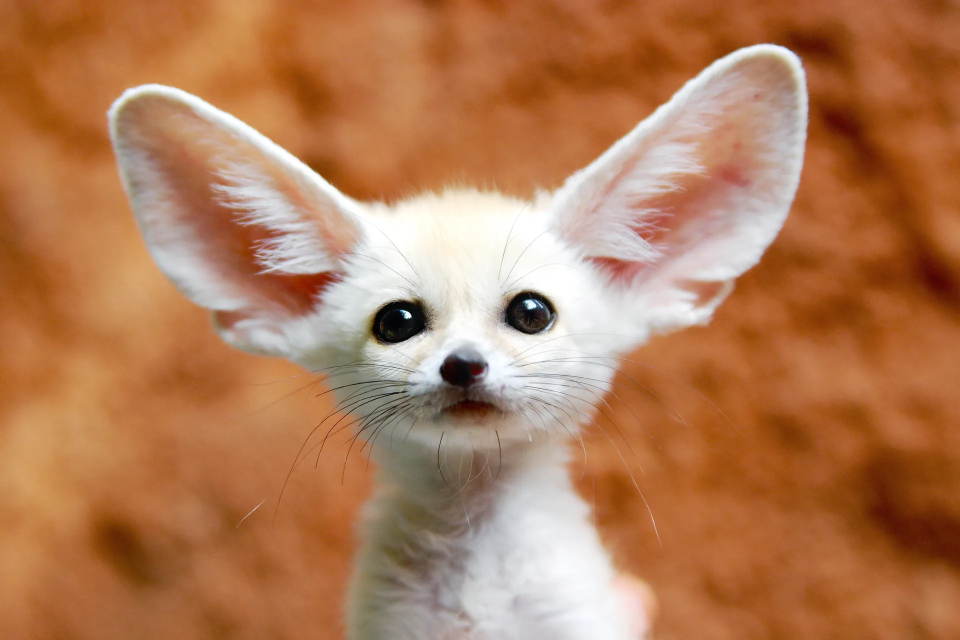
#> input picture puppy.webp, 1920 x 1280 px (shown at 1/2 size)
$ jupyter execute Histogram_Equalization.ipynb
#> lines starting #> are read from the running program, lines starting #| are printed output that depends on the picture
# Ex. No: 03
# Histogram of an Images

**Name:** Sanjay Sivaramakrishnan M    **Reg. No:** 212223240151

[cell 1]
import cv2
import numpy as np
import matplotlib.pyplot as plt

Histogram Equalization for Grayscale Images

[cell 2]
# Read the image in grayscale format.
img = cv2.imread('./puppy.webp', cv2.IMREAD_GRAYSCALE)
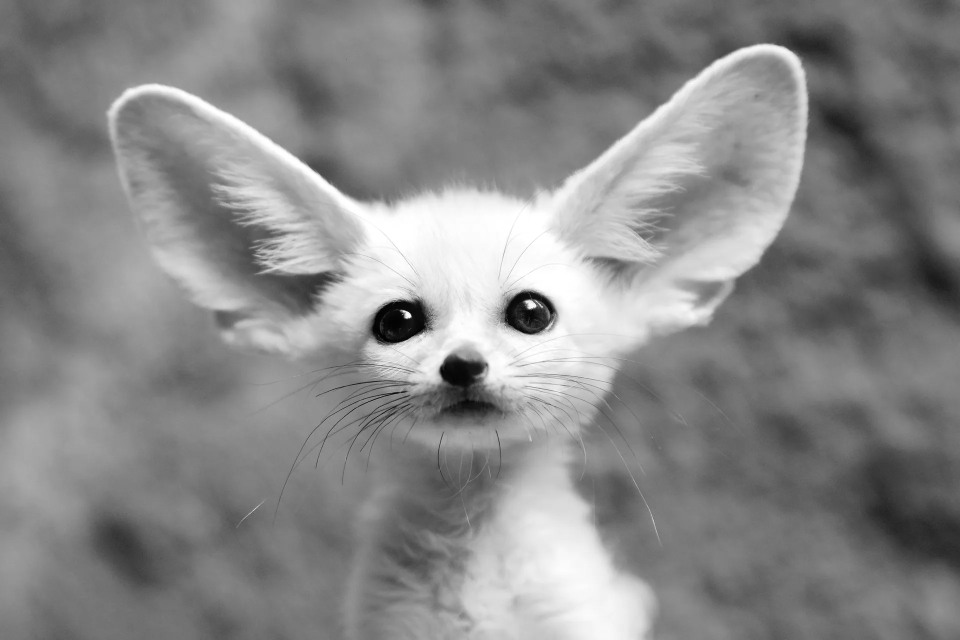
#> img: shape (1280, 1920) (shown at 1/2 size); min 0, max 255, mean 136.1

[cell 3]
# Display the images.
plt.imshow(img, cmap='gray')
plt.title('Original Image')
plt.show()

[cell 4]
# Display the images
plt.hist(img.ravel(),256,range = [0, 256]);
plt.title('Original Image')
plt.show()
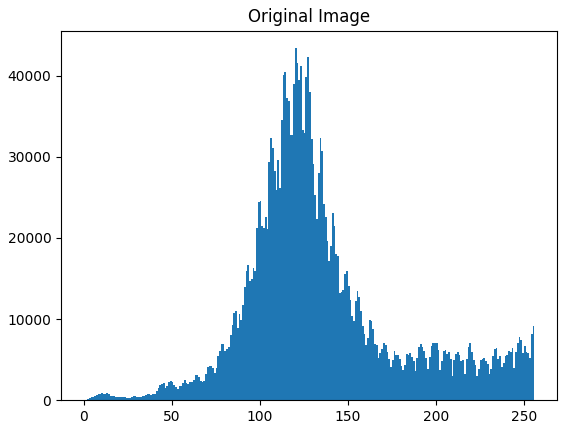
#> figure drawn by matplotlib, 1 panel; tallest bar 43383 high, from x = 120 to 121

[cell 5]
# Equalize histogram
img_eq = cv2.equalizeHist(img)
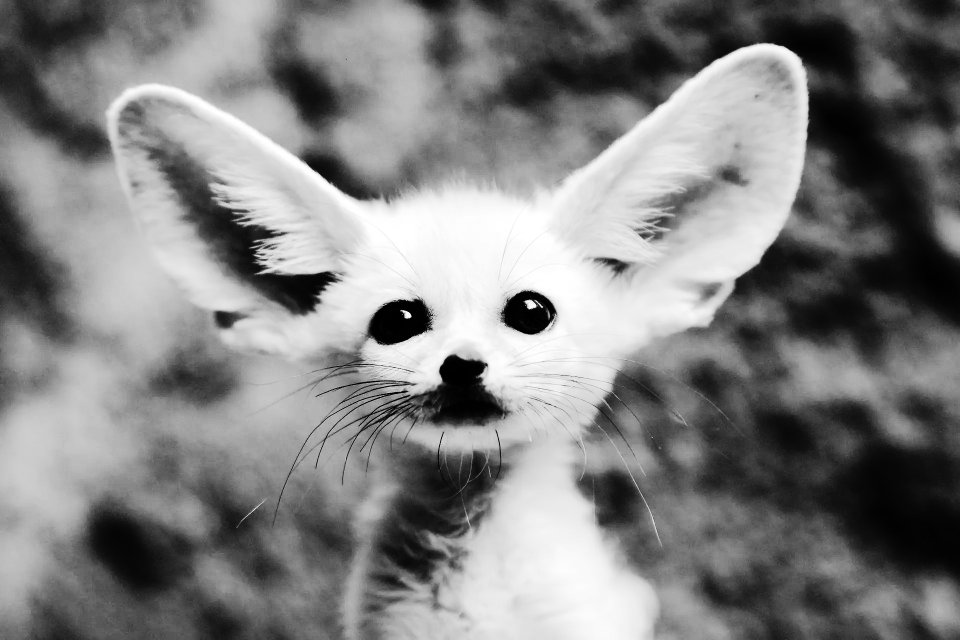
#> img_eq: shape (1280, 1920) (shown at 1/2 size); min 0, max 255, mean 128.6

[cell 6]
# Display the images.
plt.hist(img_eq.ravel(), 256, range = [0, 256])
plt.title('Equalized Histogram')
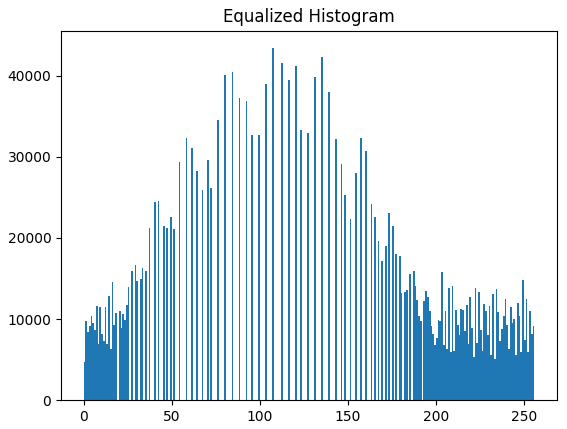
#> figure drawn by matplotlib, 1 panel; tallest bar 43383 high, from x = 107 to 108

[cell 7]
# Display the images.
plt.imshow(img_eq, cmap='gray')
plt.title('Equalized Image')
plt.show()

# Histogram Equalization for Color Images

* WORKFLOW
- Tranform the image to HSV colorspace.
- Perform histogram equalization only on the V channel.
- Transform the image back to RGB colorspace.

[cell 8]
# Read the color image.
img = cv2.imread('./puppy.webp', cv2.IMREAD_COLOR)
#> img is the input picture: shape (1280, 1920, 3); mean B, G, R 86.9, 124.2, 178.1

[cell 9]
# Convert to HSV.
img_hsv = cv2.cvtColor(img, cv2.COLOR_BGR2HSV)
#> img_hsv: shape (1280, 1920, 3); mean H, S, V 23.6, 138.6, 178.5

[cell 10]
# Perform histogram equalization only on the V channel, for value intensity.
img_hsv[:,:,2] = cv2.equalizeHist(img_hsv[:, :, 2])
#> img_hsv: shape (1280, 1920, 3); mean H, S, V 23.6, 138.6, 128.9

[cell 11]
# Convert back to BGR format.
img_eq = cv2.cvtColor(img_hsv, cv2.COLOR_HSV2BGR)
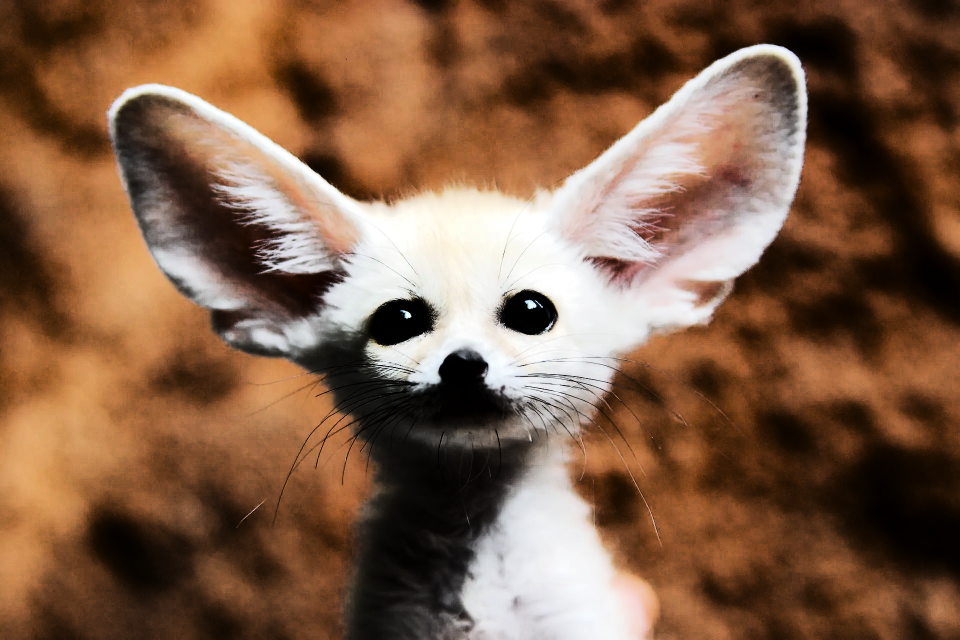
#> img_eq: shape (1280, 1920, 3) (shown at 1/2 size); mean B, G, R 71.1, 94.4, 128.5

[cell 12]
plt.imshow(img_eq[:,:,::-1]);
plt.title('Equalized Image');
plt.show()

[cell 13]
plt.hist(img_eq.ravel(),256,range = [0, 256]);
plt.title('Histogram Equalized');
plt.show()
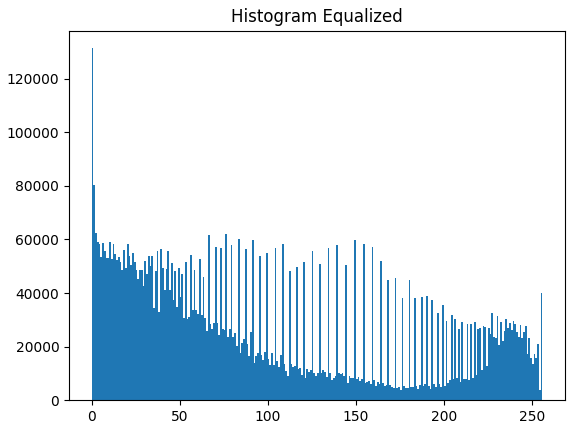
#> figure drawn by matplotlib, 1 panel; tallest bar 131388 high, from x = 0 to 1

[cell 14]
# Display the images.
plt.figure(figsize = (20,10))
plt.subplot(221); plt.imshow(img[:, :, ::-1]); plt.title('Original Color Image')
plt.subplot(222); plt.imshow(img_eq[:, :, ::-1]); plt.title('Equalized Image')
plt.subplot(223); plt.hist(img.ravel(),256,range = [0, 256]); plt.title('Original Image')
plt.subplot(224); plt.hist(img_eq.ravel(),256,range = [0, 256]); plt.title('Histogram Equalized');plt.show()
#> after `plt.subplot(224)`:
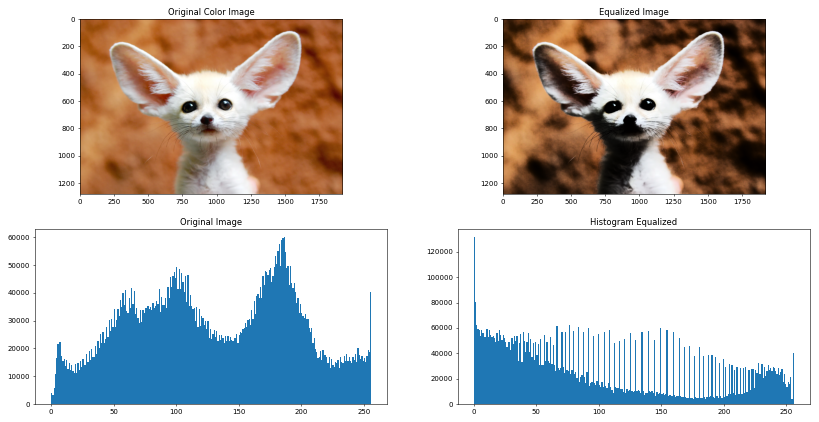
#> figure drawn by matplotlib, 4 panels; panel 3: tallest bar 59966 high, from x = 186 to 187; panel 4: tallest bar 131388 high, from x = 0 to 1

[cell 15]
# Display the histograms.
plt.figure(figsize = [15,4])
plt.subplot(121); plt.hist(img.ravel(),256,range = [0, 256]); plt.title('Original Image')
plt.subplot(122); plt.hist(img_eq.ravel(),256,range = [0, 256]); plt.title('Histogram Equalized')
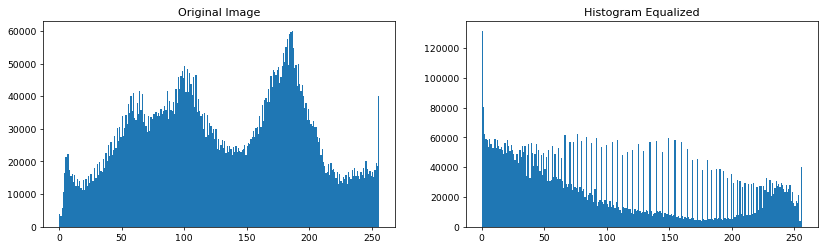
#> figure drawn by matplotlib, 2 panels; panel 1: tallest bar 59966 high, from x = 186 to 187; panel 2: tallest bar 131388 high, from x = 0 to 1
